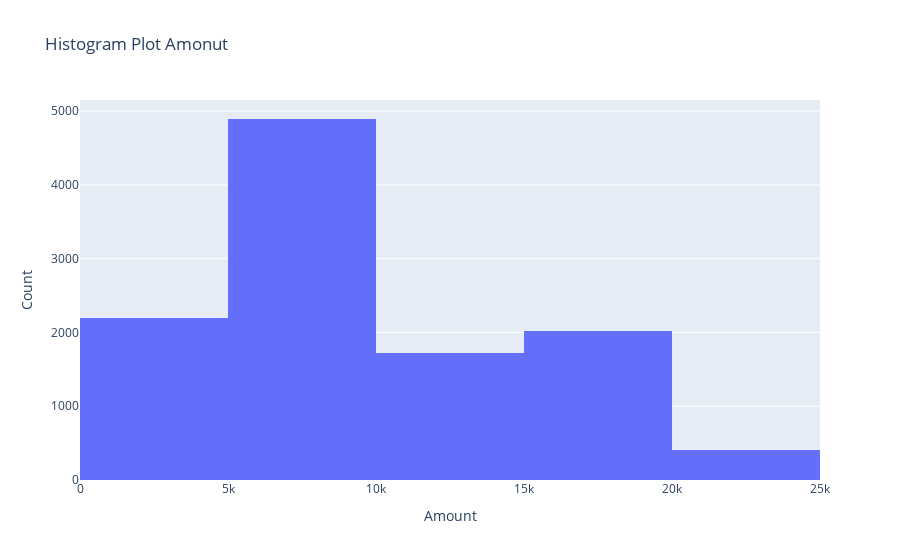

The cell this chart's notebook holds for it:
### Code cell
fig=px.histogram(df,x="Amount",title="Histogram Plot Amonut", nbins=10)
fig.update_xaxes(title="Amount")
fig.update_yaxes(title="Count")
fig.show()

### Figure 1 — Plotly figure (JSON) as saved in the notebook; plotly's stock layout.template omitted (floating-point values rounded to 4 significant figures; data arrays with more than 128 entries replaced by an {"elided": "..."} marker saying what was removed)
{"data": [{"alignmentgroup": "True", "bingroup": "x", "hovertemplate": "Amount=%{x}<br>count=%{y}<extra></extra>", "legendgroup": "", "marker": {"color": "#636efa", "pattern": {"shape": ""}}, "name": "", "nbinsx": 10, "offsetgroup": "", "orientation": "v", "showlegend": false, "type": "histogram", "x": {"elided": "11243 float values"}, "xaxis": "x", "yaxis": "y"}], "layout": {"autosize": true, "barmode": "relative", "legend": {"tracegroupgap": 0}, "title": {"text": "Histogram Plot Amonut"}, "xaxis": {"anchor": "y", "autorange": true, "domain": [0, 1], "range": [0, 25000], "title": {"text": "Amount"}, "type": "linear"}, "yaxis": {"anchor": "x", "autorange": true, "domain": [0, 1], "range": [0, 5152.0], "title": {"text": "Count"}}}}
